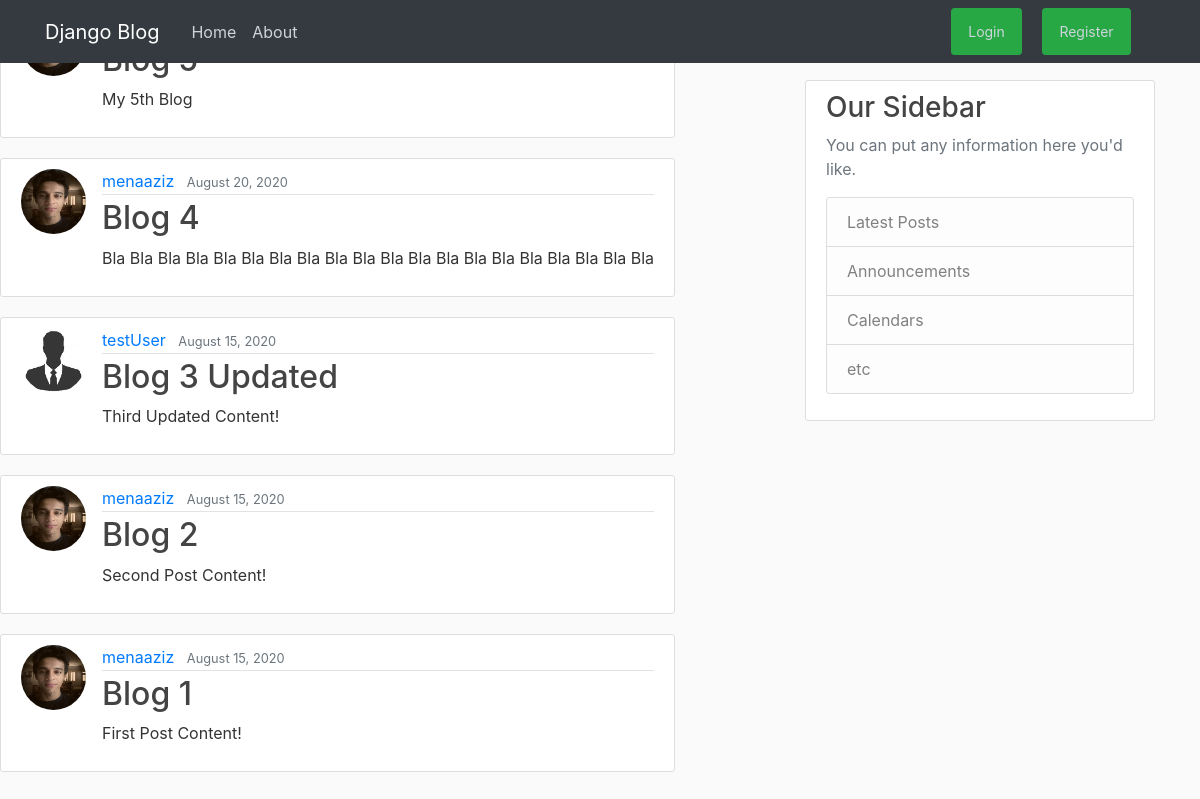
The page / on the database its author committed.
### blog/models.py (models this page shows, shortened)
class Post(models.Model):
    title = models.CharField(max_length=100)
    content = models.TextField()
    date_posted = models.DateTimeField(default=timezone.now)
    author = models.ForeignKey(User, on_delete=models.CASCADE)

### users/models.py (models this page shows, shortened)
class Profile(models.Model):
    user = models.OneToOneField(User, on_delete=models.CASCADE)
    image = models.ImageField(default="default.jpg", upload_to="profile_pics")

### blog/views.py (the view)
# urls.py: path("", PostListView.as_view(), name="home"),
class PostListView(ListView):
    model = Post
    template_name = "blog/home.html" #<app>/<model>_<viewtype>.html
    context_object_name = "posts"
    ordering = ["-date_posted"]

### blog/templates/blog/home.html
{% extends 'blog/base.html' %}
{% block content %}
<div class="smooth-scroll-wrapper">
<div class="content">
    {% for post in posts %}
        <article class="media content-section">
        <img class="rounded-circle article-img "src="{{ post.author.profile.image.url }}">
            <div class="media-body">
                <div class="article-metadata">
                    <a class="mr-2" href="#"}>{{ post.author }}</a>
                    <small class="text-muted">{{ post.date_posted|date:"F d, Y" }}</small>
                </div>
                <h2><a class="article-title" href="{% url "post-detail" post.id%}">{{ post.title }}</a></h2>
                <p class="article-content">{{ post.content }}</p>
            </div>
        </article>
    {% endfor %}
    </div>
</div>
{% endblock content %}

### blog/templates/blog/base.html (shortened to what this page needs)
{% load static %}
<!DOCTYPE html>
<html lang="en">
<head>
    <link rel="stylesheet" href="https://maxcdn.bootstrapcdn.com/bootstrap/4.0.0/css/bootstrap.min.css">
    <link rel="stylesheet" href="{% static "blog/main.css"%}">
</head>
<body>
<header class="site-header">
  <nav class="navbar navbar-expand-md navbar-dark bg-dark fixed-top">
    <div class="container">
      <a class="navbar-brand mr-4" href="{% url "home"%}">Django Blog</a>
      <div class="collapse navbar-collapse" id="navbarToggle">
        <div class="navbar-nav mr-auto">
          <a class="nav-item nav-link " href="{% url "home"%}">Home</a>
          <a class="nav-item nav-link " href="{% url "about"%}">About</a>
        </div>
        <div class="navbar-nav">
        {% if user.is_authenticated %}
        <a class="nav-item nav-link mr-3 pt-3" href="{% url "post-create" %}">New Post</a>
        <a class="nav-item nav-link mr-3 pt-3" href="{% url "profile" %}">Profile</a>
        <button type="button" class="btn btn-danger btn-sm">
          <a class="nav-item nav-link" href="{% url "logout" %}">Logout</a>
        </button>
        {% else %}
        <div class="col-md-5">
        <button type="button" class="btn btn-success btn-sm">
          <a class="nav-item nav-link" href="{% url "login" %}">Login</a>
        </button>
        </div>
        <div class="col-md-6">
        <button  type="button" class="btn btn-success btn-sm">
          <a class="nav-item nav-link" href="{% url "register"%}">Register</a>
        </button>
        </div>
        {% endif %}
        </div>
      </div>
    </div>
  </nav>
</header>
<main role="main" class="container">
  <div class="row">
    <div class="col-md-8">
      {% block content %}
      {% endblock %}
    </div>
    <div class="col-md-4">
      <div class="content-section">
        <h3>Our Sidebar</h3>
        <p class='text-muted'>You can put any information here you'd like.
          <ul class="list-group">
            <li class="list-group-item list-group-item-light">Latest Posts</li>
            <li class="list-group-item list-group-item-light">Announcements</li>
            <li class="list-group-item list-group-item-light">Calendars</li>
            <li class="list-group-item list-group-item-light">etc</li>
          </ul>
        </p>
      </div>
    </div>
  </div>
</main>
  </body>
</body>
</html>

### blog/static/blog/main.css (style rules this page uses)
body { background: #fafafa; color: #333333; margin-top: 5rem; }
h1, h2, h3, h4, h5, h6 { color: #444444; }
ul { margin: 0; }
.site-header .navbar-nav .nav-link { color: #cbd5db; }
.content-section { background: #ffffff; padding: 10px 20px; border: 1px solid #dddddd; border-radius: 3px; margin-bottom: 20px; }
.article-title { color: #444444; }
.article-content { white-space: pre-line; }
.article-img { height: 65px; width: 65px; margin-right: 16px; }
.article-metadata { padding-bottom: 1px; margin-bottom: 4px; border-bottom: 1px solid #e3e3e3 }
.smooth-scroll-wrapper { position: fixed; z-index: 2; top: 0; left: 0; overflow: hidden; }

### rows shown on the page
Post: content "My 5th Blog"
Post: author.profile.image (picture), author "menaaziz", date_posted "August 20, 2020", title "Blog 4", content "Bla Bla Bla Bla Bla Bla Bla Bla Bla Bla Bla Bla Bla Bla Bla Bla Bla Bla Bla Bla"
Post: author.profile.image (placeholder picture), author "testUser", date_posted "August 15, 2020", title "Blog 3 Updated", content "Third Updated Content!"
Post: author.profile.image (picture), author "menaaziz", date_posted "August 15, 2020", title "Blog 2", content "Second Post Content!"
Post: author.profile.image (picture), author "menaaziz", date_posted "August 15, 2020", title "Blog 1", content "First Post Content!"
